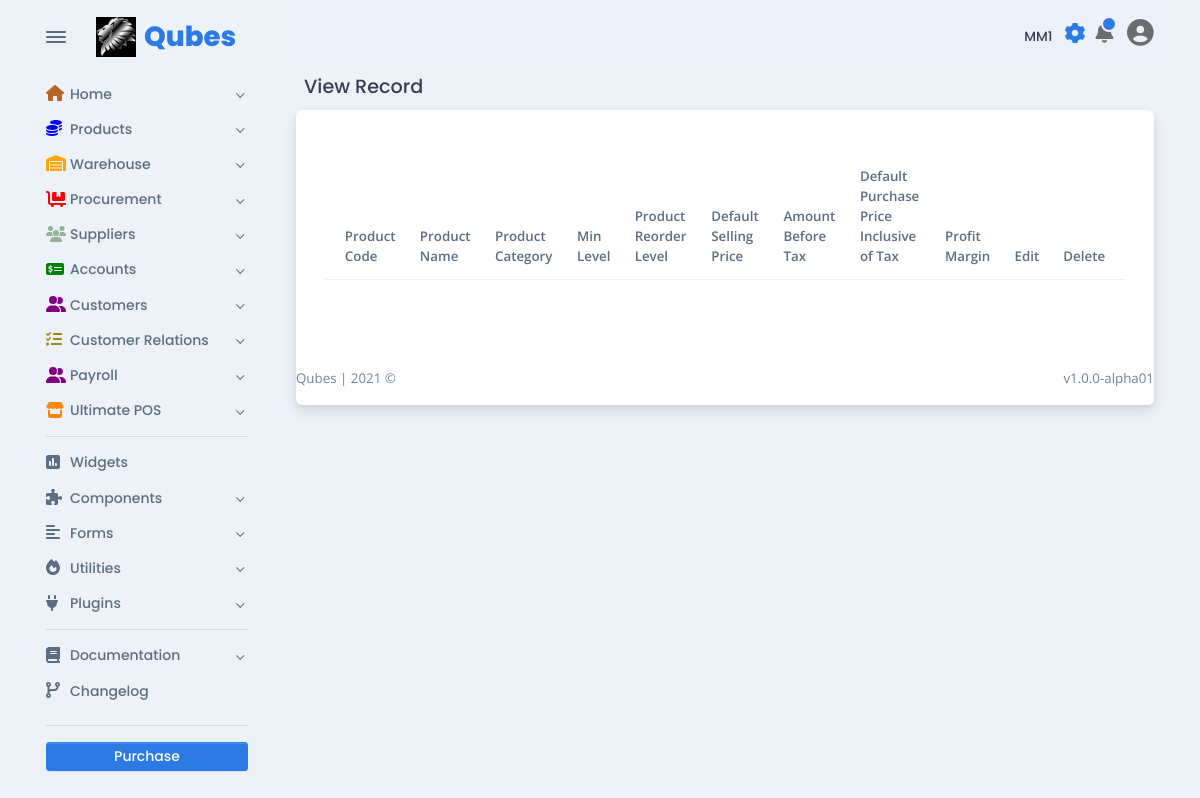
The app's page /products/view-product-ui.php (signed in), older data.
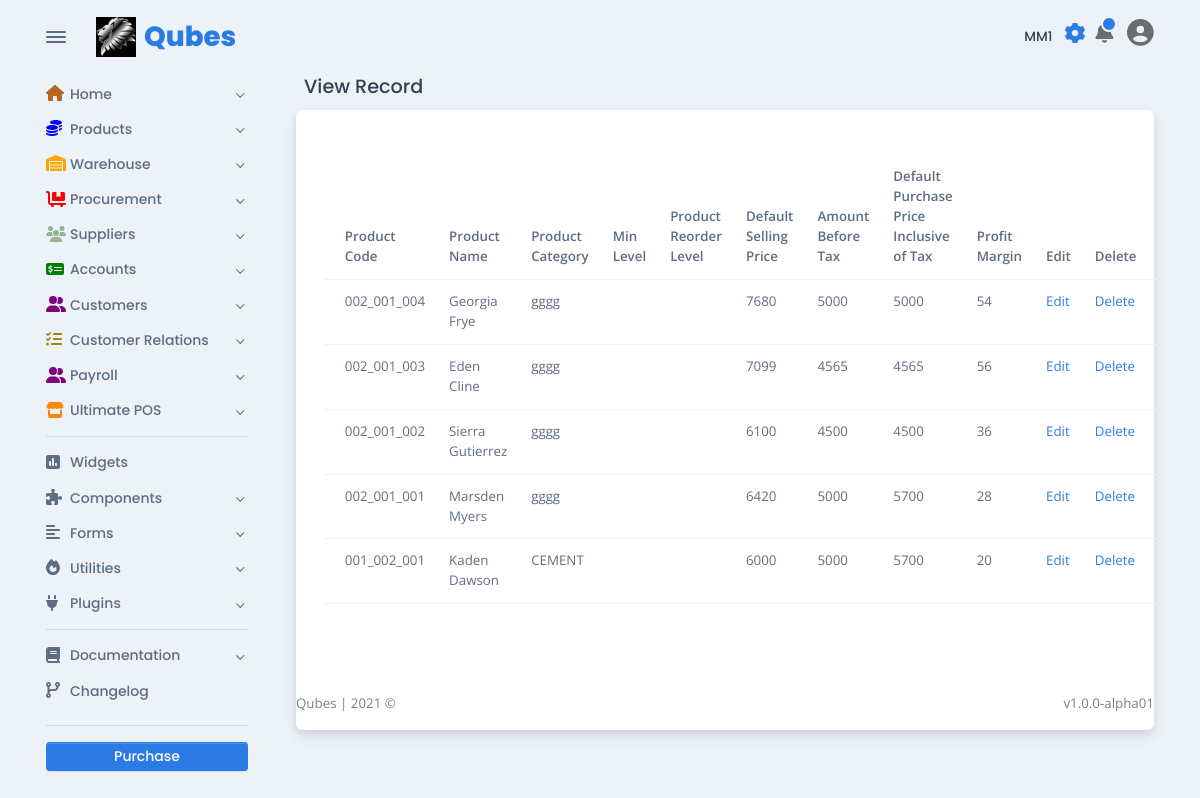
The same page, newer data.
### tables this page shows
CREATE TABLE `tbl_product` (
  `id` int(11) NOT NULL,
  `product_name` varchar(100) NOT NULL,
  `product_code` varchar(100) NOT NULL,
  `product_unit` varchar(254) NOT NULL,
  `product_category` varchar(254) NOT NULL,
  `weight` varchar(50) NOT NULL,
  `sub_category` varchar(50) NOT NULL,
  `product_image` varchar(254) NOT NULL,
  `dsp_price` int(254) NOT NULL,
  `amount_before_tax` int(50) NOT NULL,
  `dpp_inc_tax` int(50) NOT NULL,
  `applicable_tax` int(50) NOT NULL,
  `profit_margin` int(50) NOT NULL,
  `user` varchar(50) NOT NULL,
  `status` varchar(15) NOT NULL DEFAULT 'pending',
  `atomic_unit` varchar(100) NOT NULL,
  `conversion` varchar(200) NOT NULL,
  `bs_price` varchar(100) NOT NULL
);

### products/view-product-ui.php (the view, shortened to what this page needs)
<!DOCTYPE html>
<html lang="en-US" dir="ltr">
<?php
include '../includes/base_page/head.php';
?>
<?php
include_once '../includes/dbconnect.php';
?>
<body>
  <main class="main" id="top">
    <div class="container" data-layout="container">
      <?php
      include '../includes/base_page/nav.php';
      ?>
      <div class="content">
        <?php
        include '../navbar-shared.php';
        ?>
        <h5 class="p-2">View Record</h5>
        <div class="card">
          <div class="card-body fs--1 p-4">
            <form>
              <div class="row my-3">
                <div class="col">
                  <table class="table">
                    <thead>
                      <tr>
                        <th scope="col">Product Code</th>
                        <th scope="col">Product Name</th>
                        <th scope="col">Product Category</th>
                        <th scope="col">Min Level</th>
                        <th scope="col">Product Reorder Level</th>
                        <th scope="col">Default Selling Price</th>
                        <th scope="col">Amount Before Tax</th>
                        <th scope="col">Default Purchase Price Inclusive of Tax</th>
                        <th scope="col">Profit Margin</th>
                        <th scope="col">Edit</th>
                        <th scope="col">Delete</th>
                      </tr>
                    </thead>
                    <tbody>
                      <?php
                      $sel_query = "Select * from tbl_product ORDER BY product_code desc;";
                      $result = mysqli_query($conn, $sel_query);
                      while ($row = mysqli_fetch_assoc($result)) { ?>
                        <tr>
                          <td scope="col"><?php echo $row["product_code"]; ?></td>
                          <td scope="col"><?php echo $row["product_name"]; ?></td>
                          <td scope="col"><?php echo $row["product_category"]; ?></td>
                          <td scope="col"><?php echo $row["min_level"]; ?></td>
                          <td scope="col"><?php echo $row["reorder"]; ?></td>
                          <td scope="col"><?php echo $row["dsp_price"]; ?></td>
                          <td scope="col"><?php echo $row["amount_before_tax"]; ?></td>
                          <td scope="col"><?php echo $row["dpp_inc_tax"]; ?></td>
                          <td scope="col"><?php echo $row["profit_margin"]; ?></td>
                          <td scope="col">
                            <a href="edit_ product.php?id=<?php echo $row["product_code"]; ?>">Edit</a>
                          </td>
                          <td scope="col">
                            <a href="delete_product.php?id=<?php echo $row["product_code"]; ?>">Delete</a>
                          </td>
                        </tr>
                      <?php $count++;
                      } ?>
                    </tbody>
                  </table>
                </div>
            </form>
          </div>
        </div>
        <?php
        include '../includes/base_page/footer.php';
        ?>
</body>
</html>

### includes/base_page/head.php (shortened to what this page needs)
<head>
  <link href="../assets/css/theme-rtl.min.css" rel="stylesheet" id="style-rtl">
  <link href="../assets/css/theme.min.css" rel="stylesheet" id="style-default">
</head>

### includes/base_page/nav.php (shortened to what this page needs)
<nav class="navbar navbar-light navbar-vertical navbar-expand-xl">
  <div class="d-flex align-items-center">
    <div class="toggle-icon-wrapper">
      <button class="btn navbar-toggler-humburger-icon navbar-vertical-toggle" data-toggle="tooltip" data-placement="left" title="Toggle Navigation"><span class="navbar-toggle-icon"><span class="toggle-line"></span></span></button>
    </div><a class="navbar-brand" href="../index.html">
      <div class="d-flex align-items-center py-3"><img class="mr-2" src="../assets/img/logos/qubes.jpeg" alt="OG LOL" width="40" /><span class="font-sans-serif">Qubes</span>
      </div>
    </a>
  </div>
  <div class="collapse navbar-collapse" id="navbarVerticalCollapse">
    <?php
    require 'sidenav-shared.php';
    genSideBar();
    ?>
  </div>
</nav>

### includes/base_page/sidenav-shared.php (shortened to what this page needs)
<?php
function genSideBar()
{
  echo <<<EOD
  <div class="navbar-vertical-content scrollbar">
  <ul class="navbar-nav flex-column">
    <li class="nav-item"><a class="nav-link dropdown-indicator" href="#home" data-toggle="collapse" role="button" aria-expanded="false" aria-controls="home">
      <div class="d-flex align-items-center"><span class="nav-link-icon"><span class="fas fa-home" style = "color:#b5651d;"></span></span><span class="nav-link-text"> Home</span>
      </div>
    </a>
  </li>
  <li class="nav-item"><a class="nav-link dropdown-indicator" href="#pages" data-toggle="collapse" role="button" aria-expanded="false" aria-controls="pages">
    <div class="d-flex align-items-center"><span class="nav-link-icon"><span class="fas fa-coins" style="color:blue;"></span></span><span class="nav-link-text"> Products</span>
    </div>
  </a>
</li>
<li class="nav-item"><a class="nav-link dropdown-indicator" href="#purchase_rqn" data-toggle="collapse" role="button" aria-expanded="false" aria-controls="purchase_rqn">
  <div class="d-flex align-items-center"><span class="nav-link-icon"><span class="fas fa-warehouse" style="color:orange;"></span></span><span class="nav-link-text"> Warehouse</span>
  </div>
</a>
</li>
<li class="nav-item"><a class="nav-link dropdown-indicator" href="#email" data-toggle="collapse" role="button" aria-expanded="false" aria-controls="email">
  <div class="d-flex align-items-center"><span class="nav-link-icon"><span class="fas fa-dolly-flatbed" style="color:red;"></span></span><span class="nav-link-text"> Procurement</span>
  </div>
</a>
</li>
<li class="nav-item"><a class="nav-link dropdown-indicator" href="#supply" data-toggle="collapse" role="button" aria-expanded="false" aria-controls="email">
  <div class="d-flex align-items-center"><span class="nav-link-icon"><span class="fas fa-users" style="color:#90B494;"></span></span><span class="nav-link-text"> Suppliers</span>
  </div>
</a>
</li>
<li class="nav-item"><a class="nav-link dropdown-indicator" href="#e-commerce" data-toggle="collapse" role="button" aria-expanded="false" aria-controls="e-commerce">
  <div class="d-flex align-items-center"><span class="nav-link-icon"><span class="fas fa-money-check-alt" style="color:green;"></span></span><span class="nav-link-text"> Accounts</span>
  </div>
</a>
</li>
<li class="nav-item"><a class="nav-link dropdown-indicator" href="#e-custo" data-toggle="collapse" role="button" aria-expanded="false" aria-controls="e-commerce">
  <div class="d-flex align-items-center"><span class="nav-link-icon"><span class="fas fa-user-friends" style="color:purple;"></span></span><span class="nav-link-text"> Customers</span>
  </div>
</a>
</li>
<li class="nav-item"><a class="nav-link dropdown-indicator" href="#e-quote" data-toggle="collapse" role="button" aria-expanded="false" aria-controls="e-commerce">
  <div class="d-flex align-items-center"><span class="nav-link-icon"><span class="fas fa-tasks" style="color:#9b870c;"></span></span><span class="nav-link-text"> Customer Relations</span>
  </div>
</a>
</li>
<li class="nav-item"><a class="nav-link dropdown-indicator" href="#e-payroll" data-toggle="collapse" role="button" aria-expanded="false" aria-controls="e-commerce">
  <div class="d-flex align-items-center"><span class="nav-link-icon"><span class="fas fa-user-friends" style="color:purple;"></span></span><span class="nav-link-text"> Payroll</span>
  </div>
</a>
</li>
<li class="nav-item"><a class="nav-link dropdown-indicator" href="#e-pos" data-toggle="collapse" role="button" aria-expanded="false" aria-controls="e-commerce">
  <div class="d-flex align-items-center"><span class="nav-link-icon"><span class="fas fa-store" style="color:#Fb870c;"></span></span><span class="nav-link-text">Ultimate POS</span>
  </div>
</a>
</li>
</ul>
<div class="navbar-vertical-divider">
  <hr class="navbar-vertical-hr my-2" />
</div>
<ul class="navbar-nav flex-column">
  <li class="nav-item"><a class="nav-link" href="../widgets.html">
    <div class="d-flex align-items-center"><span class="nav-link-icon"><span class="fas fa-poll"></span></span><span class="nav-link-text"> Widgets</span>
    </div>
  </a>
</li>
<li class="nav-item"><a class="nav-link dropdown-indicator" href="#components" data-toggle="collapse" role="button" aria-expanded="false" aria-controls="components">
  <div class="d-flex align-items-center"><span class="nav-link-icon"><span class="fas fa-puzzle-piece"></span></span><span class="nav-link-text"> Components</span>
  </div>
</a>
</li>
<li class="nav-item"><a class="nav-link dropdown-indicator" href="#forms" data-toggle="collapse" role="button" aria-expanded="false" aria-controls="forms">
  <div class="d-flex align-items-center"><span class="nav-link-icon"><span class="fas fa-align-left"></span></span><span class="nav-link-text"> Forms</span>
  </div>
</a>
</li>
<li class="nav-item"><a class="nav-link dropdown-indicator" href="#utilities" data-toggle="collapse" role="button" aria-expanded="false" aria-controls="utilities">
  <div class="d-flex align-items-center"><span class="nav-link-icon"><span class="fas fa-fire"></span></span><span class="nav-link-text"> Utilities</span>
  </div>
</a>
</li>
<li class="nav-item"><a class="nav-link dropdown-indicator" href="#plugins" data-toggle="collapse" role="button" aria-expanded="false" aria-controls="plugins">
  <div class="d-flex align-items-center"><span class="nav-link-icon"><span class="fas fa-plug"></span></span><span class="nav-link-text"> Plugins</span>
  </div>
</a>
</li>
</ul>
<div class="navbar-vertical-divider">
  <hr class="navbar-vertical-hr my-2" />
</div>
<ul class="navbar-nav flex-column">
  <li class="nav-item"><a class="nav-link dropdown-indicator" href="#documentation" data-toggle="collapse" role="button" aria-expanded="false" aria-controls="documentation">
    <div class="d-flex align-items-center"><span class="nav-link-icon"><span class="fas fa-book"></span></span><span class="nav-link-text"> Documentation</span>
    </div>
  </a>
</li>
<li class="nav-item"><a class="nav-link" href="../changelog.html">
  <div class="d-flex align-items-center"><span class="nav-link-icon"><span class="fas fa-code-branch"></span></span><span class="nav-link-text"> Changelog</span>
  </div>
</a>
</li>
</ul>
<div class="settings">
  <div class="navbar-vertical-divider">
    <hr class="navbar-vertical-hr my-3" />
  </div><a class="btn btn-sm d-block w-100 btn-purchase" href="https://themes.getbootstrap.com/product/falcon-admin-dashboard-webapp-template/" target="_blank">Purchase</a>
</div>
</div>
EOD;
}

### navbar-shared.php (shortened to what this page needs)
<nav class="navbar navbar-light navbar-glass navbar-top navbar-expand">
  <ul class="navbar-nav navbar-nav-icons ml-auto flex-row align-items-center">
    <ul class="navbar-nav align-items-center d-none d-lg-block">
      <li class="nav-item">
        <h6 id="branch" class="mt-3 mr-2"><?= $_SESSION['branch'] ?></h6>
      </li>
    </ul>
    <li class="nav-item"><a class="nav-link settings-popover" href="#settings-modal" data-toggle="modal"><span class="ripple"></span><span class="fa-spin position-absolute all-0 d-flex flex-center"><span class="icon-spin position-absolute all-0 d-flex flex-center">
            </span></span></a></li>
    <li class="nav-item dropdown">
      <a class="nav-link notification-indicator notification-indicator-primary px-0 icon-indicator" id="navbarDropdownNotification" href="#" role="button" data-toggle="dropdown" aria-haspopup="true" aria-expanded="false"><span class="fas fa-bell" data-fa-transform="shrink-6" style="font-size: 33px;"></span></a>
    </li>
    <li class="nav-item dropdown"><a class="nav-link pr-0" id="navbarDropdownUser" href="#" role="button" data-toggle="dropdown" aria-haspopup="true" aria-expanded="false">
        <div>
          <span class="fa fa-user-circle fa-2x mt-0"></span>
        </div>
      </a>
    </li>
  </ul>
</nav>

### includes/base_page/footer.php (shortened to what this page needs)
<footer>
  <div class="row g-0 justify-content-between fs--1 mt-4 mb-3">
    <div class="col-12 col-sm-auto text-center">
      <p class="mb-0 text-600">Qubes <span class="d-none d-sm-inline-block">| </span><br class="d-sm-none" /> 2021 &copy;</p>
    </div>
    <div class="col-12 col-sm-auto text-center">
      <p class="mb-0 text-600">v1.0.0-alpha01</p>
    </div>
  </div>
</footer>
</div>
</div>
</main>

Row changes from the older to the newer data that the page shows:
added tbl_product: product_code "002_001_004", product_name "Georgia Frye", product_category "gggg", dsp_price "7680", amount_before_tax "5000", dpp_inc_tax "5000", profit_margin "54"
added tbl_product: product_code "002_001_003", product_name "Eden Cline", product_category "gggg", dsp_price "7099", amount_before_tax "4565", dpp_inc_tax "4565", profit_margin "56"
added tbl_product: product_code "002_001_002", product_name "Sierra Gutierrez", product_category "gggg", dsp_price "6100", amount_before_tax "4500", dpp_inc_tax "4500", profit_margin "36"
added tbl_product: product_code "002_001_001", product_name "Marsden Myers", product_category "gggg", dsp_price "6420", amount_before_tax "5000", dpp_inc_tax "5700", profit_margin "28"
added tbl_product: product_code "001_002_001", product_name "Kaden Dawson", product_category "CEMENT", dsp_price "6000", amount_before_tax "5000", dpp_inc_tax "5700", profit_margin "20"
